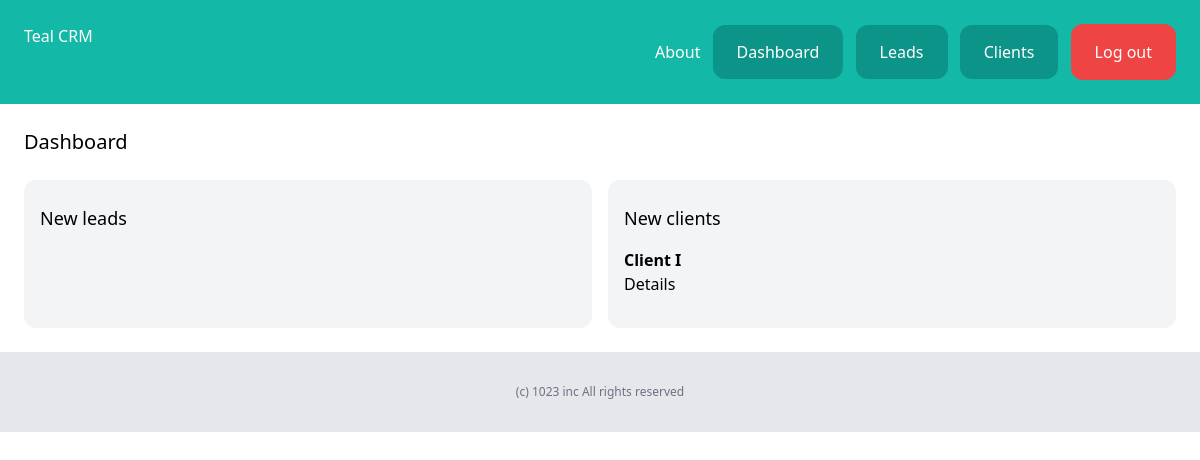
Page /dashboard/ (signed in) on the earlier database version.
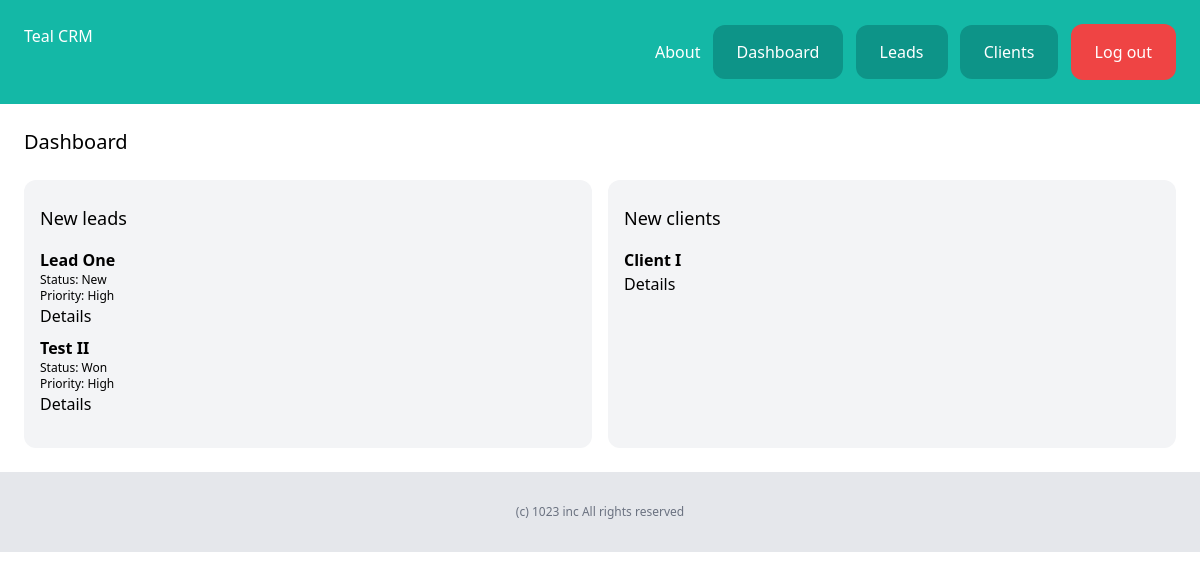
Same page on the later database version.
### client/models.py (models this page shows, shortened)
class Client(models.Model):
    team = models.ForeignKey(Team, related_name='clients', on_delete=models.CASCADE)
    name = models.CharField(max_length=255)
    email = models.EmailField()
    description = models.TextField(blank=True, null=True)
    created_by = models.ForeignKey(User, related_name='clients', on_delete=models.CASCADE)
    created_at = models.DateTimeField(auto_now_add=True)
    modified_at = models.DateTimeField(auto_now=True)

### lead/models.py (models this page shows, shortened)
class Lead(models.Model):
    LOW = 'low'
    MEDIUM = 'medium'
    HIGH = 'high'
    CHOICES_PRIORITY = (
        (LOW, 'Low'),
        (MEDIUM, 'Medium'),
        (HIGH, 'High'),
    )
    NEW = 'new'
    CONTACTED = 'contacted'
    WON = 'won'
    LOST = 'lost'
    CHOICES_STATUS = (
        (NEW, 'New'),
        (CONTACTED, 'Contacted'),
        (WON, 'Won'),
        (LOST, 'Lost'),
    )
    team = models.ForeignKey(Team, related_name='leads', on_delete=models.CASCADE)
    name = models.CharField(max_length=255)
    email = models.EmailField()
    description = models.TextField(blank=True, null=True)
    priority = models.CharField(max_length=10, choices=CHOICES_PRIORITY, default=MEDIUM)
    status = models.CharField(max_length=10, choices=CHOICES_STATUS, default=NEW)
    converted_to_client = models.BooleanField(default=False)
    created_by = models.ForeignKey(User, related_name='leads', on_delete=models.CASCADE)
    created_at = models.DateTimeField(auto_now_add=True)
    modified_at = models.DateTimeField(auto_now=True)
    class Meta:
        ordering = ('name',)

### dashboard/views.py (the view)
# urls.py: path('', views.dashboard, name='dashboard')
@login_required
def dashboard(request):
    team = Team.objects.filter(created_by=request.user)[0]
    leads = Lead.objects.filter(team=team, converted_to_client=False).order_by('-created_at')[0:5]
    clients = Client.objects.filter(team=team).order_by('-created_at')[0:5]
    return render(request, 'dashboard/dashboard.html', {'leads':leads, 'clients':clients})

### dashboard/templates/dashboard/dashboard.html (shortened to what this page needs)
{% extends 'core/base.html' %}
{% block content %}
    <div class="py-6 px-6">
        <h1 class="mb-6 text-xl">Dashboard</h1>
        <div class="flex space-x-4">
            <div class="w-1/2 px-4 py-6 bg-gray-100 rounded-xl leads">
                <h2 class="mb-4 text-lg">New leads</h2>
                {% for lead in leads %}
                    <div class="mb-2 lead">
                        <h3 class="font-semibold">{{ lead.name }}</h3>
                        <p class="text-xs">Status: {{ lead.get_status_display }}</p>
                        <p class="text-xs">Priority: {{ lead.get_priority_display }}</p>
                        <a href="{% url 'lead:leads_detail' lead.pk %}">Details</a>
                    </div>
                {% endfor %}
            </div>
            <div class="w-1/2 px-4 py-6 bg-gray-100 rounded-xl clients">
                <h2 class="mb-4 text-lg">New clients</h2>
                {% for client in clients %}
                    <div class="mb-2 client">
                        <h3 class="font-semibold">{{ client.name }}</h3>
                        <a href="{% url 'client:clients_detail' client.pk %}">Details</a>
                    </div>
                {% endfor %}
            </div>
        </div>
    </div>
{% endblock %}

Differences in the rows shown:
added Lead: name "Lead One", status "New", priority "High"
now on this page (row edited): Lead: name "Test II", status "Won", priority "High"
